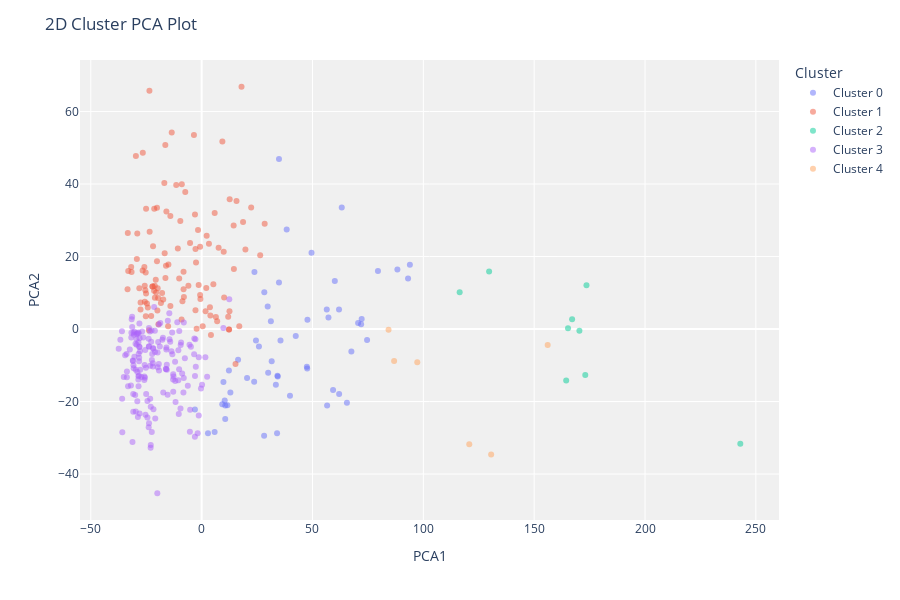

Here is the notebook cell this chart was saved with:
### Markdown cell above
## **2D-Plot for Birch Clustering**

### Code cell
plot_model(BirchClusteringModel, plot='cluster')

### Figure 1 — Plotly figure (JSON) as saved in the notebook; plotly's stock layout.template omitted (floating-point values rounded to 4 significant figures; data arrays with more than 128 entries replaced by an {"elided": "..."} marker saying what was removed)
{"data": [{"customdata": [[98], [85], [82], [92], [87], [92], [88], [93], [93], [83], [89], [90], [95], [83], [86], [92], [94], [96], [86], [91], [90], [91], [92], [98], [95], [92], [93], [89], [90], [91], [98], [94], [92], [95], [90], [91], [87], [82], [100], [96], [98], [88], [97], [92], [93], [92], [86], [91], [91], [88], [98], [99], [84], [86], [86]], "hovertemplate": "Cluster=Cluster 0<br>PCA1=%{x}<br>PCA2=%{y}<br>Feature=%{customdata[0]}<extra></extra>", "legendgroup": "Cluster 0", "marker": {"color": "#636efa", "opacity": 0.5, "symbol": "circle"}, "mode": "markers", "name": "Cluster 0", "orientation": "v", "showlegend": true, "textposition": "top center", "type": "scatter", "x": [38.36, 30.01, 42.45, 56.45, 31.23, 88.31, 35.57, 34.89, 12.31, 71.94, 60.07, 47.62, 9.298, 25.84, 20.49, 59.29, -3.034, 34.02, 29.8, 24.51, 10.67, 31.6, 79.54, 33.48, 28.26, 63.2, 70.58, 10.4, 16.43, 93.93, 11.61, 34.89, 34.19, 47.47, 67.54, 39.84, 23.69, 62.03, 34.34, 9.838, 28.18, 93.12, 49.56, 56.61, 5.865, 74.64, 65.53, 23.82, 47.73, 10.63, 57.21, 2.864, 61.97, 12.96, 72.18], "xaxis": "x", "y": [27.48, -12.08, -1.954, 5.412, 2.178, 16.44, -3.166, 12.87, -11.46, 1.353, 13.23, -10.86, -20.75, -4.8, -13.5, -16.83, -22.19, -28.78, 6.196, -3.189, -21.12, -8.872, 16.0, -15.38, 10.16, 33.51, 1.651, -19.74, -8.488, 17.7, -20.99, 46.88, -12.88, -10.43, -6.176, -18.38, -14.57, -17.95, -13.07, -14.59, -29.42, 13.94, 21.01, -21.07, -28.37, -3.03, -20.32, 15.72, 2.535, -24.83, 3.159, -28.74, 5.381, -17.48, 2.778], "yaxis": "y"}, {"customdata": [[87], [84], [92], [97], [92], [90], [94], [90], [97], [92], [90], [97], [92], [84], [97], [92], [93], [95], [92], [92], [88], [91], [91], [89], [84], [91], [89], [93], [98], [92], [96], [95], [86], [93], [98], [97], [100], [91], [86], [91], [87], [99], [88], [94], [93], [84], [86], [89], [90], [90], [89], [85], [85], [88], [89], [91], [89], [94], [88], [84], [90], [88], [82], [94], [91], [87], [88], [89], [85], [79], [85], [91], [91], [89], [88], [90], [84], [91], [94], [92], [81], [99], [88], [92], [84], [92], [88], [91], [91], [89], [92], [95], [86], [103], [96], [90], [90], [91], [93], [87], [89], [90], [86], [89], [86], [91], [89], [88], [84], [91], [87], [89]], "hovertemplate": "Cluster=Cluster 1<br>PCA1=%{x}<br>PCA2=%{y}<br>Feature=%{customdata[0]}<extra></extra>", "legendgroup": "Cluster 1", "marker": {"color": "#EF553B", "opacity": 0.5, "symbol": "circle"}, "mode": "markers", "name": "Cluster 1", "orientation": "v", "showlegend": true, "textposition": "top center", "type": "scatter", "x": [-24.68, -1.63, -25.83, 9.956, 6.999, -19.96, -21.93, -22.76, 12.35, -33.31, 12.56, 26.41, -1.348, -9.619, 12.35, 14.55, 14.44, -17.33, 3.74, -22.17, -29.03, -33.12, 22.34, -8.951, 6.427, -23.77, 16.97, 5.88, -3.008, -22.17, 3.949, 7.656, -11.46, 0.4791, -3.48, 10.15, -10.13, 17.99, -13.5, 3.298, -29.23, 1.773, -31.79, -10.74, -14.99, 5.282, -19.83, -5.979, -27.57, -20.15, -16.34, -33.43, -16.39, -7.386, -29.66, -19.48, -20.14, 18.68, 9.349, -2.535, -17.84, 2.087, 11.98, -2.78, -25.67, -2.78, -5.232, -18.36, -0.6973, -15.9, -8.168, -16.83, -8.155, -25.39, -23.45, -26.62, -20.69, 15.73, -26.55, -14.1, 15.28, -2.262, 12.64, -15.13, -31.6, -28.1, 2.267, -21.39, -14.11, -19.63, 28.43, -8.009, -21.45, -25.62, -9.044, -0.6883, -25.18, -20.55, -8.664, -25.07, -25.07, -23.55, -25.25, -24.27, -21.09, -0.5638, 4.197, -21.14, 19.75, -27.54, -16.09, -16.68], "xaxis": "x", "y": [7.033, 27.33, 17.13, 21.29, 2.169, 5.106, 22.85, 3.568, -0.1245, 26.5, 4.876, 20.36, 12.17, 29.81, -0.1245, 16.53, 28.54, 8.162, 6.006, 11.74, 26.34, 16.02, 33.51, 39.94, 3.295, -0.3672, 0.7865, 32.0, 31.59, 11.74, 3.745, 22.41, 39.75, 0.7564, 53.51, 8.701, 13.95, 66.84, 54.22, 23.49, 19.34, 4.879, 17.12, 22.23, 17.83, 12.35, 11.26, 11.96, 5.382, 18.73, 14.08, 10.95, 50.77, 37.77, 47.71, 1.319, 33.42, 29.55, 51.74, 18.34, 9.956, 11.34, 3.386, 5.177, 11.95, 22.06, 23.74, 7.209, 22.7, 32.39, 15.82, 40.3, 10.97, 10.71, 26.87, 16.18, 13.58, 35.31, 48.62, 6.386, -9.62, 0.1065, 35.79, 0.7378, 15.75, 11.25, 25.73, 33.21, 31.19, 8.563, 29.02, 8.828, 10.56, 7.511, 2.621, 9.383, 3.504, 10.09, 7.631, 9.779, 33.18, 65.77, 15.57, 5.962, 8.605, 8.257, -1.612, 11.92, 21.93, 7.336, 17.46, 20.91], "yaxis": "y"}, {"customdata": [[92], [96], [87], [94], [95], [92], [90], [102], [99]], "hovertemplate": "Cluster=Cluster 2<br>PCA1=%{x}<br>PCA2=%{y}<br>Feature=%{customdata[0]}<extra></extra>", "legendgroup": "Cluster 2", "marker": {"color": "#00cc96", "opacity": 0.5, "symbol": "circle"}, "mode": "markers", "name": "Cluster 2", "orientation": "v", "showlegend": true, "textposition": "top center", "type": "scatter", "x": [243.0, 164.4, 116.4, 170.4, 173.1, 173.6, 129.7, 165.3, 167.1], "xaxis": "x", "y": [-31.68, -14.17, 10.15, -0.4739, -12.68, 12.09, 15.86, 0.19, 2.715], "yaxis": "y"}, {"customdata": {"elided": "163x1 int values"}, "hovertemplate": "Cluster=Cluster 3<br>PCA1=%{x}<br>PCA2=%{y}<br>Feature=%{customdata[0]}<extra></extra>", "legendgroup": "Cluster 3", "marker": {"color": "#ab63fa", "opacity": 0.5, "symbol": "circle"}, "mode": "markers", "name": "Cluster 3", "orientation": "v", "showlegend": true, "textposition": "top center", "type": "scatter", "x": {"elided": "163 float values"}, "xaxis": "x", "y": {"elided": "163 float values"}, "yaxis": "y"}, {"customdata": [[90], [97], [94], [91], [98], [98]], "hovertemplate": "Cluster=Cluster 4<br>PCA1=%{x}<br>PCA2=%{y}<br>Feature=%{customdata[0]}<extra></extra>", "legendgroup": "Cluster 4", "marker": {"color": "#FFA15A", "opacity": 0.5, "symbol": "circle"}, "mode": "markers", "name": "Cluster 4", "orientation": "v", "showlegend": true, "textposition": "top center", "type": "scatter", "x": [86.83, 130.6, 120.7, 84.31, 97.27, 156.1], "xaxis": "x", "y": [-8.828, -34.62, -31.81, -0.183, -9.168, -4.423], "yaxis": "y"}], "layout": {"height": 600, "legend": {"title": {"text": "Cluster"}, "tracegroupgap": 0}, "margin": {"t": 60}, "plot_bgcolor": "rgb(240,240,240)", "title": {"text": "2D Cluster PCA Plot"}, "xaxis": {"anchor": "y", "domain": [0, 1], "title": {"text": "PCA1"}}, "yaxis": {"anchor": "x", "domain": [0, 1], "title": {"text": "PCA2"}}}}
